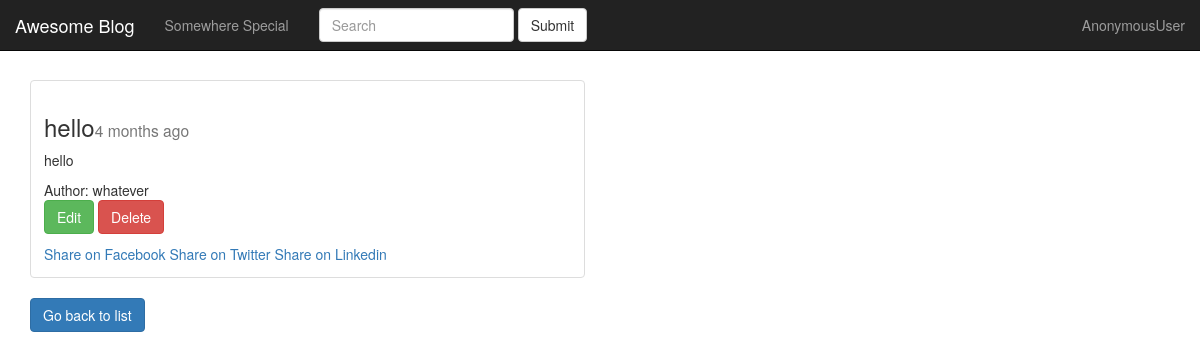
/posts/detail/hello/, run on the app's committed database.
### posts/models.py (models this page shows, shortened)
class Post(models.Model):
	author = models.ForeignKey(User, default=1)
	title = models.CharField(max_length=100)
	image = models.ImageField(upload_to="blog_images", null=True, blank=True)
	slug = models.SlugField(unique=True, null=True)
	content = models.TextField()
	draft = models.BooleanField(default=False)
	publish = models.DateField()
	timestamp = models.DateTimeField(auto_now_add=True)
	updated = models.DateTimeField(auto_now=True)
	class Meta:
		ordering = ['-timestamp', '-updated']

### posts/views.py (the view)
# urls.py: url(r'^detail/(?P<slug>[-\w]+)/$', views.post_detail, name="detail"),
def post_detail(request, slug):
    obj = get_object_or_404(Post, slug=slug)
    date = timezone.now().date()
    if obj.publish > date or obj.draft:
        if not(request.user.is_staff or request.user.is_superuser):
            raise Http404
    context = {
        "instance": obj,
    }
    return render(request, 'post_detail.html', context)

### posts/templatetags/urlify.py (called while the page is built)
@register.filter
def urlify(value):
	return quote(value)

### posts/templates/post_detail.html (shortened to what this page needs)
{% extends "base.html" %}
{% load urlify %}
{% block content %}
	<div class="row">
		<div class="col-sm-6">
			<div class="thumbnail">
				<div class="caption">
					<h3>{{instance.title}}<small>{{instance.publish|timesince}} ago</small></h3>
					<p>{{instance.content|linebreaks}}</p>
					Author: {{instance.author.username}}
					<p>
						<a href="{% url 'posts:update' slug=instance.slug %}" class="btn btn-success">Edit</a>
						<a href="{% url 'posts:delete' slug=instance.slug %}" class="btn btn-danger">Delete</a>
					</p>
					<a href="https://www.facebook.com/sharer/sharer.php?u={{request.build_absolute_uri}}">
						Share on Facebook
					</a>
					<a href="https://twitter.com/home?status={{instance.content|urlify|truncatechars:50}}%20{{request.build_absolute_uri}}">
						Share on Twitter
					</a>
					<a href="https://www.linkedin.com/shareArticle?mini=true&url={{request.build_absolute_uri}}&title={{instance.title|urlify}}&summary={{instance.content|urlify}}&source={{request.build_absolute_uri}}">
						Share on Linkedin
					</a>
				</div>
			</div>
		</div>
	</div>
	<a href="{% url 'posts:list' %}" class="btn btn-primary">Go back to list</a>
{% endblock content %}

### data on the page
Post: title "hello", publish "4 months", content "hello", author.username "whatever"

### other printed values
{{ request.user }} "AnonymousUser"
